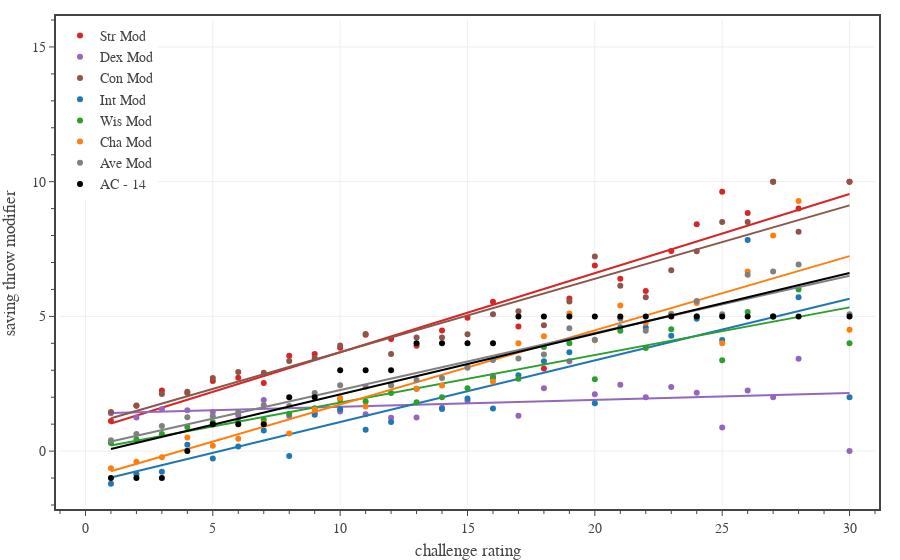

The code cell stored with this chart in its notebook:
### Code cell
# Saving throw modifier
columns = ['Str Mod','Dex Mod','Con Mod','Int Mod','Wis Mod','Cha Mod','Ave Mod','AC - 14']
colors = ['#d62728','#9467bd','#8c564b','#1f77b4','#2ca02c','#ff7f0e','gray','black']

dfD = pd.read_csv('../../assets/data/dmg-targets.csv') # 'CR','PB','AC','AB','DC'
dfD = dfD.set_index('CR')

df1 = df0[df0['Category'].isin(['generic','legendary','unique']) & df0['CR'].between(1, 30)]
df1['Ave Mod'] = (df1['Str Mod'] + df1['Dex Mod'] + df1['Con Mod'] + df1['Int Mod'] + df1['Wis Mod'] + df1['Cha Mod'])/6
df1['AC - 14'] = df1.apply(lambda row: dfD.loc[row['CR'], 'AC'] - 14, axis=1)
#df1['AC - 13'] = df1['AC'] - 13
#df1['CR'] = 2 + 3*np.floor((df1['CR'] - 1)/3.0)
dfG = df1[['CR'] + columns].groupby('CR').mean()

# create figure
fig = go.Figure(
    layout=go.Layout(
        template=TFB_TEMPLATE,
        margin=dict(l=60, r=25, b=55, t=20, pad=4),
        xaxis=dict(
            title_text='challenge rating',
            range=[-1,31],
            tick0=0, dtick=5,
            minor=dict(tick0=0, dtick=1),
        ),
        yaxis=dict(
            title_text='saving throw modifier',
            range=[-2,16],
            tick0=0, dtick=5,
            minor=dict(tick0=0, dtick=1),
        ),
        legend=dict(
            xanchor='left', yanchor='top',
            x=0.00, y=1.00,
            orientation='v',
            tracegroupgap=0,
        )
    )
)

# plot data
x = dfG.index.to_series()
for column, c in zip(columns, colors):
    coefs = np.polyfit(x, dfG[column], 1)
    poly = np.poly1d(coefs)
    fig.add_trace(go.Scatter(
        x=dfG.index.to_series(), 
        y=dfG[column],
        mode='markers', 
        marker=dict(size=6, color=c),
        name=column,
        legendgroup=column,
        hovertemplate=
            'CR %{x}<br>'+
            'Modifier %{y:,.1f}' + 
            '<extra></extra>'
    ))
    fig.add_trace(go.Scatter(
        x=x, 
        y=poly(x),
        mode='lines', 
        marker=dict(color=c),
        name=column,
        legendgroup=column,
        showlegend=False,
        hoverinfo='skip',
    ))

# show figure
fig.show(config=TFB_CONFIG)

# save large format figure
if SAVEFIGS:
    file_name = f'./fig-monster-save-modifier-vs-cr-large.html'
    fig_html = fig.to_html(
        config=TFB_CONFIG,
        include_plotlyjs=False, 
        full_html=False, 
    )
    fig_soup = BeautifulSoup(fig_html, 'html.parser')
    fig_soup.div['class'] = 'plotly-div-large'
    with open(file_name, 'wb') as fout:
        fout.write(fig_soup.prettify('utf-8'))

# save small format figure
if SAVEFIGS:
    fig.update_traces(marker=dict(size=4))
    fig.update_layout(font=dict(size=10))
    file_name = f'./fig-monster-save-modifier-vs-cr-small.html'
    fig_html = fig.to_html(
        config=TFB_CONFIG,
        include_plotlyjs=False, 
        full_html=False, 
    )
    fig_soup = BeautifulSoup(fig_html, 'html.parser')
    fig_soup.div['class'] = 'plotly-div-small'
    with open(file_name, 'wb') as fout:
        fout.write(fig_soup.prettify('utf-8'))

### Figure 1 — Plotly figure (JSON) as saved in the notebook; plotly's stock layout.template omitted (floating-point values rounded to 4 significant figures)
{"data": [{"hovertemplate": "CR %{x}<br>Modifier %{y:,.1f}<extra></extra>", "legendgroup": "Str Mod", "marker": {"color": "#d62728", "size": 6}, "mode": "markers", "name": "Str Mod", "type": "scatter", "x": [1, 2, 3, 4, 5, 6, 7, 8, 9, 10, 11, 12, 13, 14, 15, 16, 17, 18, 19, 20, 21, 22, 23, 24, 25, 26, 27, 28, 30], "y": [1.115, 1.681, 2.246, 2.155, 2.605, 2.727, 2.529, 3.543, 3.609, 3.833, 4.316, 4.16, 3.906, 4.478, 4.952, 5.542, 4.625, 3.067, 5.667, 6.889, 6.4, 5.941, 7.429, 8.417, 9.625, 8.833, 10, 9, 10]}, {"hoverinfo": "skip", "legendgroup": "Str Mod", "marker": {"color": "#d62728"}, "mode": "lines", "name": "Str Mod", "showlegend": false, "type": "scatter", "x": [1, 2, 3, 4, 5, 6, 7, 8, 9, 10, 11, 12, 13, 14, 15, 16, 17, 18, 19, 20, 21, 22, 23, 24, 25, 26, 27, 28, 30], "y": [1.025, 1.318, 1.612, 1.906, 2.2, 2.494, 2.787, 3.081, 3.375, 3.669, 3.963, 4.256, 4.55, 4.844, 5.138, 5.432, 5.725, 6.019, 6.313, 6.607, 6.901, 7.194, 7.488, 7.782, 8.076, 8.37, 8.663, 8.957, 9.545]}, {"hovertemplate": "CR %{x}<br>Modifier %{y:,.1f}<extra></extra>", "legendgroup": "Dex Mod", "marker": {"color": "#9467bd", "size": 6}, "mode": "markers", "name": "Dex Mod", "type": "scatter", "x": [1, 2, 3, 4, 5, 6, 7, 8, 9, 10, 11, 12, 13, 14, 15, 16, 17, 18, 19, 20, 21, 22, 23, 24, 25, 26, 27, 28, 30], "y": [1.404, 1.245, 1.557, 1.515, 1.454, 1.333, 1.897, 1.3, 1.413, 1.472, 1.368, 1.24, 1.25, 1.609, 1.857, 2.792, 1.312, 2.333, 3.333, 2.111, 2.467, 2, 2.381, 2.167, 0.875, 2.25, 2, 3.429, 0]}, {"hoverinfo": "skip", "legendgroup": "Dex Mod", "marker": {"color": "#9467bd"}, "mode": "lines", "name": "Dex Mod", "showlegend": false, "type": "scatter", "x": [1, 2, 3, 4, 5, 6, 7, 8, 9, 10, 11, 12, 13, 14, 15, 16, 17, 18, 19, 20, 21, 22, 23, 24, 25, 26, 27, 28, 30], "y": [1.411, 1.437, 1.463, 1.488, 1.514, 1.54, 1.565, 1.591, 1.616, 1.642, 1.668, 1.693, 1.719, 1.745, 1.77, 1.796, 1.822, 1.847, 1.873, 1.899, 1.924, 1.95, 1.975, 2.001, 2.027, 2.052, 2.078, 2.104, 2.155]}, {"hovertemplate": "CR %{x}<br>Modifier %{y:,.1f}<extra></extra>", "legendgroup": "Con Mod", "marker": {"color": "#8c564b", "size": 6}, "mode": "markers", "name": "Con Mod", "type": "scatter", "x": [1, 2, 3, 4, 5, 6, 7, 8, 9, 10, 11, 12, 13, 14, 15, 16, 17, 18, 19, 20, 21, 22, 23, 24, 25, 26, 27, 28, 30], "y": [1.452, 1.693, 2.123, 2.206, 2.714, 2.939, 2.912, 3.343, 3.457, 3.917, 4.342, 3.6, 4.219, 4.217, 4.333, 5.083, 5.188, 4.667, 5.556, 7.222, 6.133, 5.706, 6.714, 7.417, 8.5, 8.5, 10, 8.143, 10]}, {"hoverinfo": "skip", "legendgroup": "Con Mod", "marker": {"color": "#8c564b"}, "mode": "lines", "name": "Con Mod", "showlegend": false, "type": "scatter", "x": [1, 2, 3, 4, 5, 6, 7, 8, 9, 10, 11, 12, 13, 14, 15, 16, 17, 18, 19, 20, 21, 22, 23, 24, 25, 26, 27, 28, 30], "y": [1.222, 1.495, 1.767, 2.039, 2.312, 2.584, 2.856, 3.129, 3.401, 3.673, 3.946, 4.218, 4.491, 4.763, 5.035, 5.308, 5.58, 5.852, 6.125, 6.397, 6.669, 6.942, 7.214, 7.487, 7.759, 8.031, 8.304, 8.576, 9.121]}, {"hovertemplate": "CR %{x}<br>Modifier %{y:,.1f}<extra></extra>", "legendgroup": "Int Mod", "marker": {"color": "#1f77b4", "size": 6}, "mode": "markers", "name": "Int Mod", "type": "scatter", "x": [1, 2, 3, 4, 5, 6, 7, 8, 9, 10, 11, 12, 13, 14, 15, 16, 17, 18, 19, 20, 21, 22, 23, 24, 25, 26, 27, 28, 30], "y": [-1.212, -0.8589, -0.7623, 0.2371, -0.2773, 0.1667, 0.7647, -0.1857, 1.348, 1.556, 0.7895, 1.08, 2.312, 1.565, 1.952, 1.583, 2.812, 3.333, 3.667, 1.778, 4.6, 4.588, 4.286, 4.917, 4.125, 7.833, 5, 5.714, 2]}, {"hoverinfo": "skip", "legendgroup": "Int Mod", "marker": {"color": "#1f77b4"}, "mode": "lines", "name": "Int Mod", "showlegend": false, "type": "scatter", "x": [1, 2, 3, 4, 5, 6, 7, 8, 9, 10, 11, 12, 13, 14, 15, 16, 17, 18, 19, 20, 21, 22, 23, 24, 25, 26, 27, 28, 30], "y": [-0.9801, -0.7512, -0.5224, -0.2936, -0.06474, 0.1641, 0.3929, 0.6218, 0.8506, 1.079, 1.308, 1.537, 1.766, 1.995, 2.224, 2.452, 2.681, 2.91, 3.139, 3.368, 3.597, 3.825, 4.054, 4.283, 4.512, 4.741, 4.97, 5.198, 5.656]}, {"hovertemplate": "CR %{x}<br>Modifier %{y:,.1f}<extra></extra>", "legendgroup": "Wis Mod", "marker": {"color": "#2ca02c", "size": 6}, "mode": "markers", "name": "Wis Mod", "type": "scatter", "x": [1, 2, 3, 4, 5, 6, 7, 8, 9, 10, 11, 12, 13, 14, 15, 16, 17, 18, 19, 20, 21, 22, 23, 24, 25, 26, 27, 28, 30], "y": [0.2981, 0.4294, 0.6311, 0.8969, 1.076, 1.106, 1.162, 1.386, 1.587, 1.917, 1.842, 2.16, 1.812, 2, 2.333, 2.708, 2.688, 3.867, 4, 2.667, 4.467, 3.824, 4.524, 5, 3.375, 5.167, 5, 6, 4]}, {"hoverinfo": "skip", "legendgroup": "Wis Mod", "marker": {"color": "#2ca02c"}, "mode": "lines", "name": "Wis Mod", "showlegend": false, "type": "scatter", "x": [1, 2, 3, 4, 5, 6, 7, 8, 9, 10, 11, 12, 13, 14, 15, 16, 17, 18, 19, 20, 21, 22, 23, 24, 25, 26, 27, 28, 30], "y": [0.2045, 0.3814, 0.5583, 0.7352, 0.912, 1.089, 1.266, 1.443, 1.62, 1.796, 1.973, 2.15, 2.327, 2.504, 2.681, 2.858, 3.035, 3.211, 3.388, 3.565, 3.742, 3.919, 4.096, 4.273, 4.45, 4.627, 4.803, 4.98, 5.334]}, {"hovertemplate": "CR %{x}<br>Modifier %{y:,.1f}<extra></extra>", "legendgroup": "Cha Mod", "marker": {"color": "#ff7f0e", "size": 6}, "mode": "markers", "name": "Cha Mod", "type": "scatter", "x": [1, 2, 3, 4, 5, 6, 7, 8, 9, 10, 11, 12, 13, 14, 15, 16, 17, 18, 19, 20, 21, 22, 23, 24, 25, 26, 27, 28, 30], "y": [-0.6346, -0.3926, -0.2295, 0.5052, 0.2017, 0.4545, 1.029, 0.6571, 1.543, 1.972, 1.658, 2.44, 2.312, 2.435, 3.143, 2.583, 4, 4.267, 5.111, 4.111, 5.4, 4.765, 5.095, 5.5, 4, 6.667, 8, 9.286, 4.5]}, {"hoverinfo": "skip", "legendgroup": "Cha Mod", "marker": {"color": "#ff7f0e"}, "mode": "lines", "name": "Cha Mod", "showlegend": false, "type": "scatter", "x": [1, 2, 3, 4, 5, 6, 7, 8, 9, 10, 11, 12, 13, 14, 15, 16, 17, 18, 19, 20, 21, 22, 23, 24, 25, 26, 27, 28, 30], "y": [-0.7479, -0.4725, -0.1972, 0.07817, 0.3535, 0.6289, 0.9042, 1.18, 1.455, 1.73, 2.006, 2.281, 2.556, 2.832, 3.107, 3.382, 3.658, 3.933, 4.208, 4.484, 4.759, 5.034, 5.31, 5.585, 5.861, 6.136, 6.411, 6.687, 7.237]}, {"hovertemplate": "CR %{x}<br>Modifier %{y:,.1f}<extra></extra>", "legendgroup": "Ave Mod", "marker": {"color": "gray", "size": 6}, "mode": "markers", "name": "Ave Mod", "type": "scatter", "x": [1, 2, 3, 4, 5, 6, 7, 8, 9, 10, 11, 12, 13, 14, 15, 16, 17, 18, 19, 20, 21, 22, 23, 24, 25, 26, 27, 28, 30], "y": [0.4038, 0.6329, 0.9276, 1.253, 1.296, 1.455, 1.716, 1.674, 2.159, 2.444, 2.386, 2.447, 2.635, 2.717, 3.095, 3.382, 3.438, 3.589, 4.556, 4.13, 4.911, 4.471, 5.071, 5.569, 5.083, 6.542, 6.667, 6.929, 5.083]}, {"hoverinfo": "skip", "legendgroup": "Ave Mod", "marker": {"color": "gray"}, "mode": "lines", "name": "Ave Mod", "showlegend": false, "type": "scatter", "x": [1, 2, 3, 4, 5, 6, 7, 8, 9, 10, 11, 12, 13, 14, 15, 16, 17, 18, 19, 20, 21, 22, 23, 24, 25, 26, 27, 28, 30], "y": [0.3558, 0.5679, 0.7801, 0.9922, 1.204, 1.417, 1.629, 1.841, 2.053, 2.265, 2.477, 2.689, 2.902, 3.114, 3.326, 3.538, 3.75, 3.962, 4.174, 4.387, 4.599, 4.811, 5.023, 5.235, 5.447, 5.659, 5.872, 6.084, 6.508]}, {"hovertemplate": "CR %{x}<br>Modifier %{y:,.1f}<extra></extra>", "legendgroup": "AC - 14", "marker": {"color": "black", "size": 6}, "mode": "markers", "name": "AC - 14", "type": "scatter", "x": [1, 2, 3, 4, 5, 6, 7, 8, 9, 10, 11, 12, 13, 14, 15, 16, 17, 18, 19, 20, 21, 22, 23, 24, 25, 26, 27, 28, 30], "y": [-1, -1, -1, 0, 1, 1, 1, 2, 2, 3, 3, 3, 4, 4, 4, 4, 5, 5, 5, 5, 5, 5, 5, 5, 5, 5, 5, 5, 5]}, {"hoverinfo": "skip", "legendgroup": "AC - 14", "marker": {"color": "black"}, "mode": "lines", "name": "AC - 14", "showlegend": false, "type": "scatter", "x": [1, 2, 3, 4, 5, 6, 7, 8, 9, 10, 11, 12, 13, 14, 15, 16, 17, 18, 19, 20, 21, 22, 23, 24, 25, 26, 27, 28, 30], "y": [0.08027, 0.3055, 0.5307, 0.756, 0.9812, 1.206, 1.432, 1.657, 1.882, 2.107, 2.333, 2.558, 2.783, 3.008, 3.234, 3.459, 3.684, 3.909, 4.135, 4.36, 4.585, 4.81, 5.036, 5.261, 5.486, 5.711, 5.936, 6.162, 6.612]}], "layout": {"legend": {"orientation": "v", "tracegroupgap": 0, "x": 0, "xanchor": "left", "y": 1, "yanchor": "top"}, "margin": {"b": 55, "l": 60, "pad": 4, "r": 25, "t": 20}, "xaxis": {"dtick": 5, "minor": {"dtick": 1, "tick0": 0}, "range": [-1, 31], "tick0": 0, "title": {"text": "challenge rating"}}, "yaxis": {"dtick": 5, "minor": {"dtick": 1, "tick0": 0}, "range": [-2, 16], "tick0": 0, "title": {"text": "saving throw modifier"}}}}
